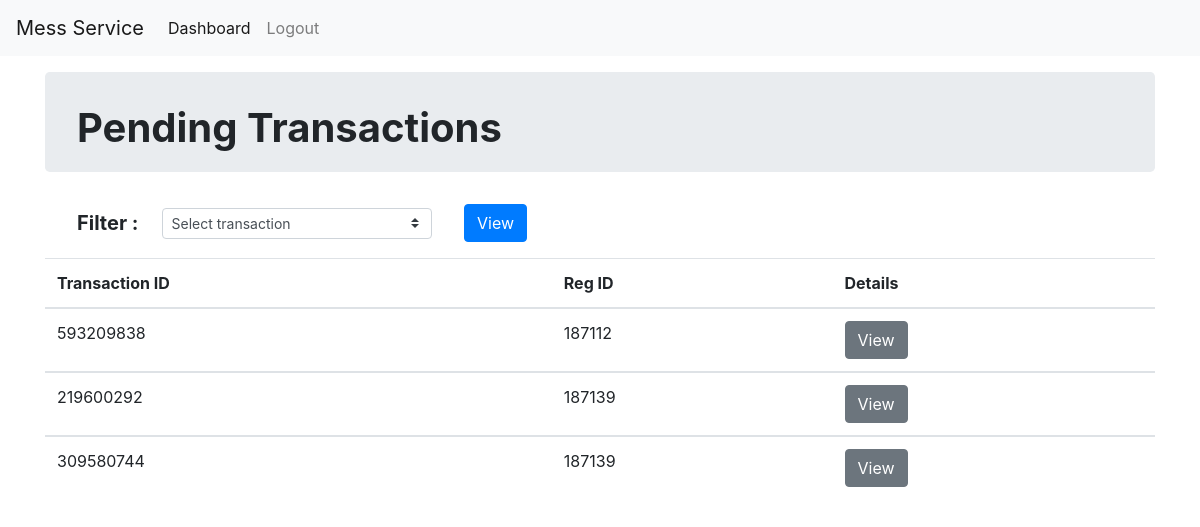
/vendor/pending/ (signed in), run on an earlier commit of the app's database.
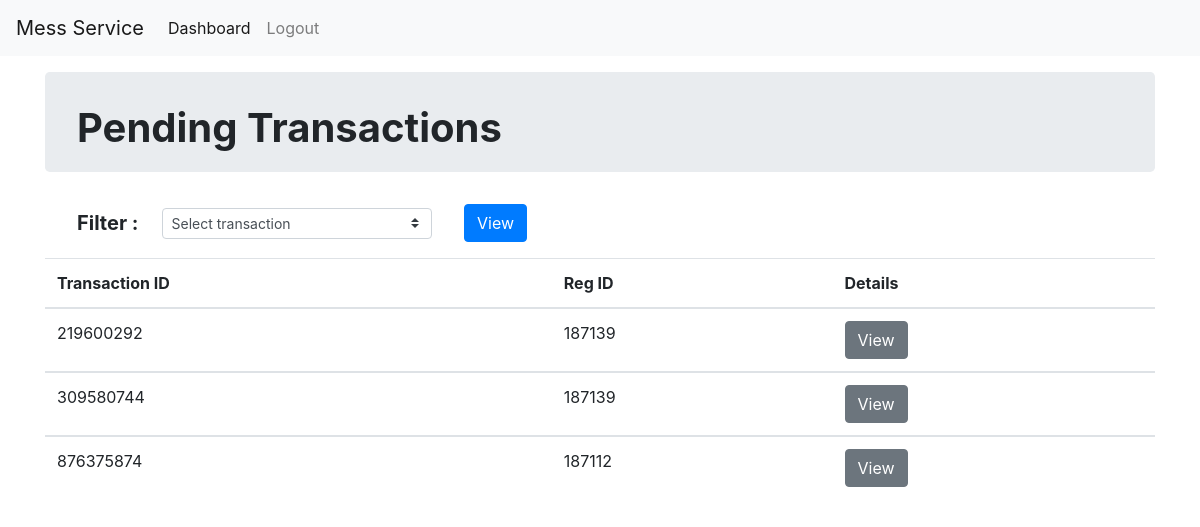
And on a later commit of the database.
### vendor/models.py (models this page shows)
class Transaction(models.Model):
    trans_id = models.CharField(max_length=10, primary_key=True)
    reg_id = reg_id = models.ForeignKey(
        Student, related_name='token', null=True, blank=True, on_delete=models.CASCADE)
    otp = models.CharField(max_length=6)
    PENDING = 'P'
    ACCEPTED = 'A'
    APPLICATION_STATUS = (
        (ACCEPTED, 'Accepted'),
        (PENDING, 'Pending')
    )
    status = models.CharField(
        max_length=2, choices=APPLICATION_STATUS, default=PENDING)

### student/models.py (models this page shows, shortened)
class Student(models.Model):
    user = models.OneToOneField(User, on_delete=models.CASCADE)
    pass_code = models.CharField(max_length=4, default="")
    def __str__(self):
        return self.user.username

### vendor/views.py (the view)
# urls.py: path('pending/', pending, name='pending'),
@login_required
@user_passes_test(check)
def pending(request):
    transaction = Transaction.objects.filter(status='P')
    return render(request, 'vendor/pending.html', {'transaction': transaction})

### vendor/views.py (called while the page is built)
def check(user):
    return not Student.objects.filter(user=user).exists()

### templates/vendor/pending.html (shortened to what this page needs)
{% extends 'base.html' %}
{% load static %}
{% block body %}
<nav class="navbar navbar-expand-lg navbar-light bg-light mb-3">
  <a class="navbar-brand" href="#">Mess Service</a>
  <div class="collapse navbar-collapse" id="navbarSupportedContent">
    <ul class="navbar-nav mr-auto">
      <li class="nav-item active">
        <a class="nav-link" href="{% url 'vendor:dashboard'%}">Dashboard </a>
      </li>
      <li class="nav-item">
        <a class="nav-link" href="{% url 'accounts:logout' %}">Logout</a>
      </li>
    </ul>
  </div>
</nav>
<div class="container">
  <div class="jumbotron" style="height: 100px;padding-top: 2rem;">
    <h1><strong>Pending Transactions</strong> </h1>
  </div>
<div class="m-3 d-flex align-items-center">
  <span class="lead font-weight-bold mx-3">Filter : </span>
  <select id="filterSelect" class="custom-select w-25 custom-select-sm mx-2">
    <option value="null" selected>Select transaction</option>
  </select>
  <button type="submit" id="filter" class="btn btn-primary mx-4">View</button>
</div>
<table class="table">
  <thead>
    <tr>
      <th scope="col">Transaction ID</th>
      <th scope="col">Reg ID</th>
      <th scope="col"> Details</th>
    </tr>
  </thead>
  {% for tok in transaction %}
  <tbody>
    <tr>
      <td>{{ tok.trans_id }}</td>
      <td>{{ tok.reg_id}}</td>
      <td><a type="submit" class="btn btn-secondary" href="{% url 'vendor:details' tok.trans_id %}">View</a>
      </td>
    </tr>
  </tbody>
  {% endfor %}
</table>
{% endblock %}

What changed in the data, as far as the page shows it:
no longer on this page (row edited): Transaction: trans_id "593209838", reg_id "187112"
added Transaction: trans_id "876375874", reg_id "187112"
